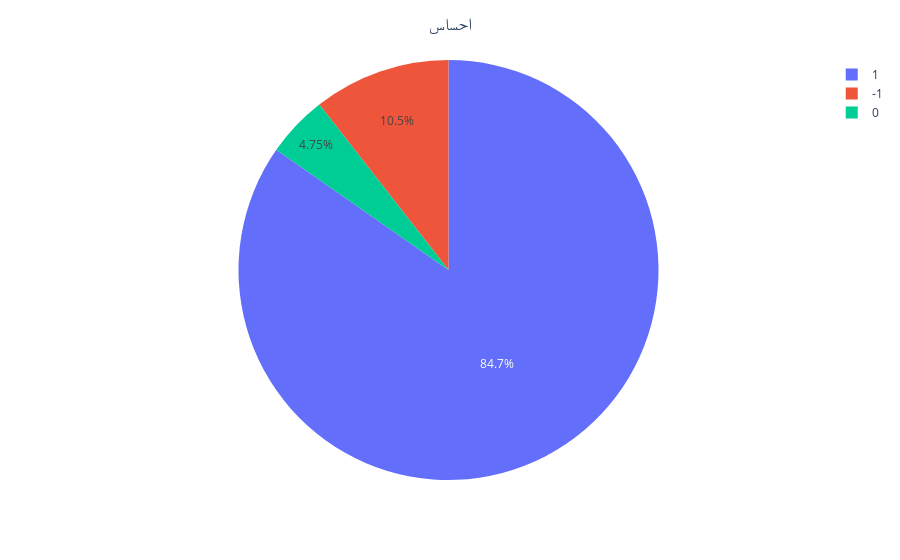

Notebook code cell kept with this figure:
### Code cell
fig = px.pie(maindf.label.value_counts().rename_axis(['احساس']).reset_index(name='تعداد'), values='تعداد', names='احساس', hover_data=['احساس'])
fig.update_layout(title_text="احساس", title_x=0.5)
pyo.iplot(fig, filename = 'توزیع داده احساس')

### Figure 1 — Plotly figure (JSON) as saved in the notebook; plotly's stock layout.template omitted (floating-point values rounded to 4 significant figures)
{"data": [{"customdata": [[1], [-1], [0]], "domain": {"x": [0, 1], "y": [0, 1]}, "hovertemplate": "احساس=%{customdata[0]}<br>تعداد=%{value}<extra></extra>", "labels": [1, -1, 0], "legendgroup": "", "name": "", "showlegend": true, "type": "pie", "values": [2762, 344, 155]}], "layout": {"legend": {"tracegroupgap": 0}, "margin": {"t": 60}, "title": {"text": "احساس", "x": 0.5}}}
